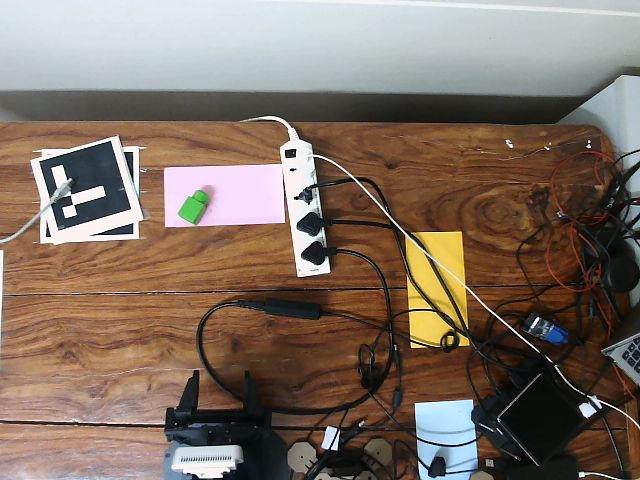
#> input picture Sem2 2023-24 Object Tracking project/first_frame.jpg, 640 x 480 px, given in place of first_frame.png, which was not available
$ python colour_find.py
#> lines starting #> are read from the running program, lines starting #| are printed output that depends on the picture; after the words box and inside, x2 and y2 are one past the last pixel; in counts of white or black regions, pixels touching at a corner belong together; pictures that were not available may be replaced by others from this repository, and a replacement may not be noted
#finding hsv range of target object(pen)
import cv2
import numpy as np
from PIL import Image
# A required callback method that goes into the trackbar function.
def nothing(x):
    pass

# Initializing the webcam feed.
# grab the current frame

# Create a window named trackbars.
cv2.namedWindow("Trackbars")

# Now create 6 trackbars that will control the lower and upper range of
# H,S and V channels. The Arguments are like this: Name of trackbar,
# window name, range,callback function. For Hue the range is 0-179 and
# for S,V its 0-255.
cv2.createTrackbar("L - H", "Trackbars", 0, 179, nothing)
#> slider 'L - H' is set to 35
cv2.createTrackbar("L - S", "Trackbars", 0, 255, nothing)
#> slider 'L - S' is set to 51
cv2.createTrackbar("L - V", "Trackbars", 0, 255, nothing)
#> slider 'L - V' is set to 51
cv2.createTrackbar("U - H", "Trackbars", 179, 179, nothing)
cv2.createTrackbar("U - S", "Trackbars", 255, 255, nothing)
cv2.createTrackbar("U - V", "Trackbars", 255, 255, nothing)
frame = np.array(Image.open('first_frame.png'))
#> frame is the input picture: shape (480, 640, 3); mean R, G, B 128, 111.9, 99.9
while True:

    # Start reading the webcam feed frame by frame.

    # Flip the frame horizontally (Not required)
    #frame = cv2.flip( frame, 1 )
    blurred = cv2.GaussianBlur(frame, (11, 11), 0)
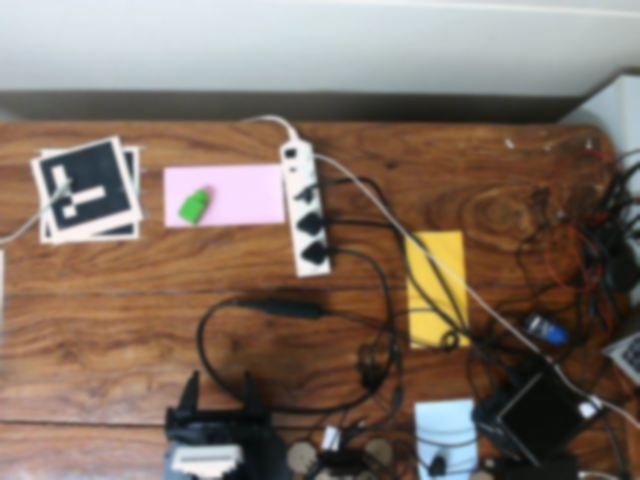
#> blurred: shape (480, 640, 3); mean R, G, B 128, 111.9, 99.9
    hsv = cv2.cvtColor(blurred, cv2.COLOR_BGR2HSV)
#> hsv: shape (480, 640, 3); mean H, S, V 81.8, 84.6, 132.9

    # Get the new values of the trackbar in real time as the user changes
    # them
    l_h = cv2.getTrackbarPos("L - H", "Trackbars")
    l_s = cv2.getTrackbarPos("L - S", "Trackbars")
    l_v = cv2.getTrackbarPos("L - V", "Trackbars")
    u_h = cv2.getTrackbarPos("U - H", "Trackbars")
    u_s = cv2.getTrackbarPos("U - S", "Trackbars")
    u_v = cv2.getTrackbarPos("U - V", "Trackbars")

    # Set the lower and upper HSV range according to the value selected
    # by the trackbar
    lower_range = np.array([l_h, l_s, l_v])
    upper_range = np.array([u_h, u_s, u_v])

    # Filter the image and get the binary mask, where white represents
    # your target color
    mask = cv2.inRange(hsv, lower_range, upper_range)
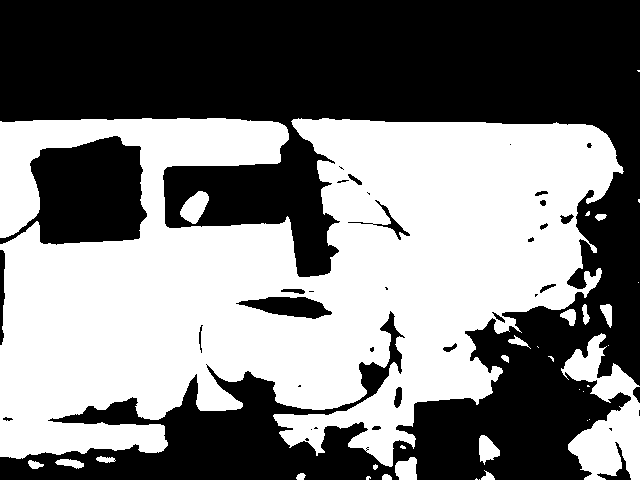
#> mask: shape (480, 640); 48.7% white; 34 white regions (16 under 20 px), largest, box (x1, y1, x2, y2) and area: (0, 118, 624, 467) 141164, (561, 333, 640, 480) 5824, (180, 191, 209, 224) 588

    # You can also visualize the real part of the target color (Optional)
    #res = cv2.bitwise_and(frame, frame, mask=mask)

    # Converting the binary mask to 3 channel image, this is just so
    # we can stack it with the others
    mask_3 = cv2.cvtColor(mask, cv2.COLOR_GRAY2BGR)

    # stack the mask, orginal frame and the filtered result
    stacked = np.hstack((mask_3,frame))
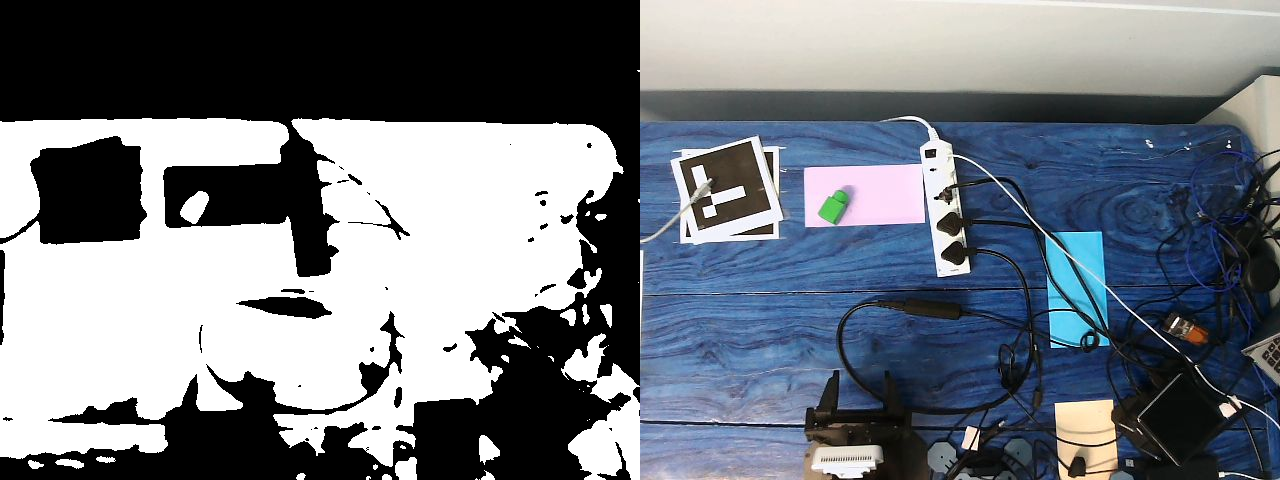
#> stacked: shape (480, 1280, 3); mean B, G, R 126.1, 118.1, 112.1

    # Show this stacked frame at 40% of the size.
    cv2.imshow('Trackbars',cv2.resize(stacked,None,fx=0.4,fy=0.4))
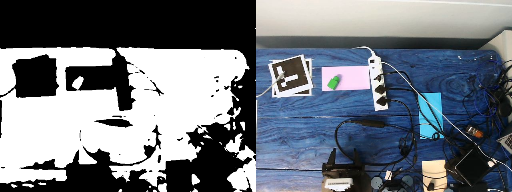
#> window 'Trackbars': shape (192, 512, 3); mean B, G, R 126.1, 118, 112

    _, mask = cv2.threshold(mask_3, 127, 255, cv2.THRESH_BINARY)
    cv2.imwrite('~/Desktop/Arm_project/sem2/mask.png', mask)
    # If the user presses ESC then exit the program
    key = cv2.waitKey(1)
#> (key Esc is pressed here)
    if key == 27:
        break

    # If the user presses `s` then print this array.
    if key == ord('s'):

        thearray = [[l_h,l_s,l_v],[u_h, u_s, u_v]]
        print(thearray)

        # Also save this array as penval.npy
        np.save('hsv_value',thearray)
        break

# Release the camera & destroy the windows.

cv2.destroyAllWindows()
